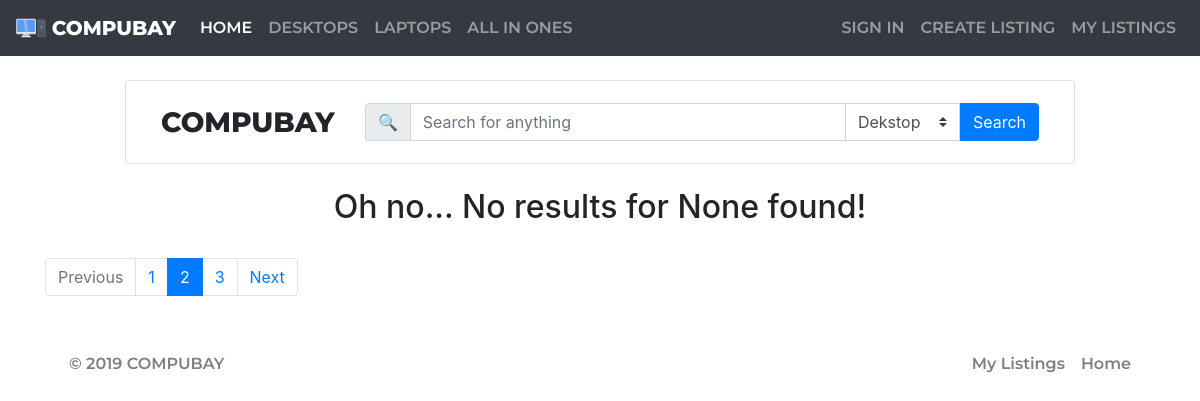
The app's page /search?searchCategory=Laptop, older data.
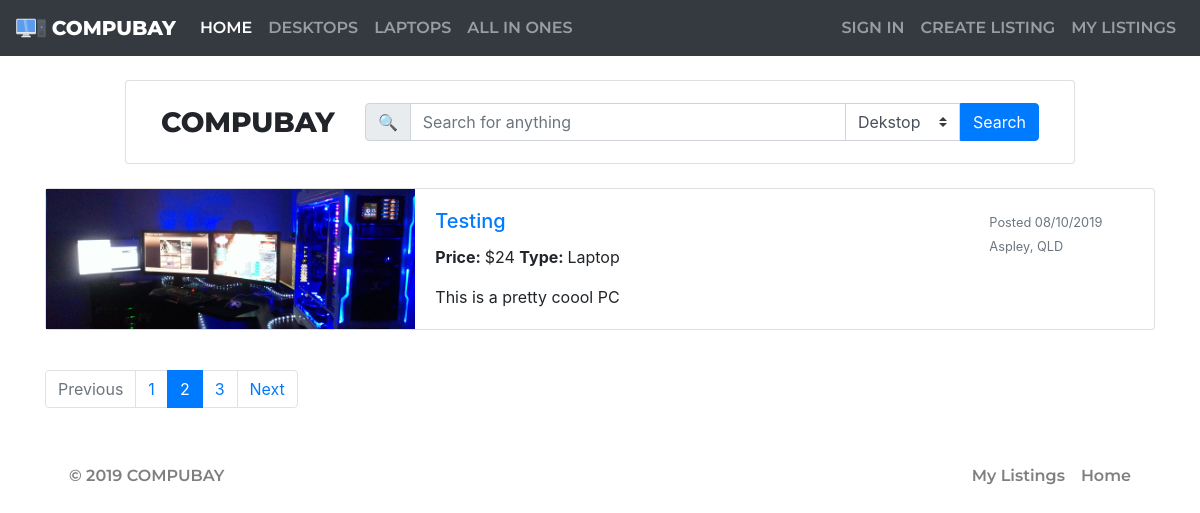
The same page, newer data.
### marketplace/models.py (models this page shows)
class Listing(db.Model):
    __tablename__='listings'
    id = db.Column(db.Integer, primary_key=True)
    name = db.Column(db.String(50), nullable=False)
    post_date = db.Column(db.DateTime, default=datetime.now(), nullable=False)
    description = db.Column(db.String(400))
    suburb = db.Column(db.String(50), nullable=False)
    state = db.Column(db.String(50), nullable=False)
    price = db.Column(db.Integer, default=0)
    category = db.Column(db.String(15), nullable=False)
    cpu = db.Column(db.String(50))
    ramgb = db.Column(db.Integer)
    totalgb = db.Column(db.Integer)
    image = db.Column(db.String(200), nullable=False)
    seller_id = db.Column(db.Integer, db.ForeignKey('users.id'))
    bids = db.relationship('Bid', backref='listing')

### marketplace/views.py (the view)
@bp.route('/search', methods=['GET','POST'])
def search():
    searchKeywords = request.args.get('searchKeywords')
    searchCategory = request.args.get('searchCategory')
    if (searchKeywords != None):
        listings = Listing.query.filter(and_(Listing.name.like("%" + searchKeywords + "%"), Listing.category == searchCategory)).all()
    else:
        listings = Listing.query.filter(Listing.category == searchCategory).all()
    return render_template('search.html', listings = listings, search=searchKeywords)

### marketplace/templates/search.html (shortened to what this page needs)
{% extends 'base.html' %}
{% block header %}
<link rel="stylesheet" href="{{url_for('static', filename='css/search.css')}}">
{% endblock %}
{% block content %}
<br>
<div class="container">
    <div class="row justify-content-center">
        <div class="card col-md-10 logo-search-box">
            <div class="card-body">
                <div class="someClass">
                    <div id="logo">
                        COMPUBAY
                    </div>
                    <form action="/search" class="input-group" method="GET">
                        <div class="input-group-prepend">
                            <span class="input-group-text" id="search-icon">&#x1F50D;</span>
                        </div>
                        <input type="text" name="searchKeywords" id="search-bar" class="form-control" placeholder="Search for anything" aria-label="Search" aria-describedby="basic-addon1">
                        <div class="input-group-append">
                            <select class="custom-select" name="searchCategory" id="searchCategory">
                                <option selected value="Desktop">Dekstop</option>
                            </select>
                            <button class="btn btn-primary" type="submit">Search</button>
                        </div>
                    </form>
                </div>
            </div>
        </div>
    </div>
    <br>
    {% if listings == [] %}
        <center><h2>Oh no... No results for {{ search }} found!</h2></center>
    {% else %}
        {% for listing in listings %}
        <div class="card mb-3 item-result" style="width: 100%">
            <div class="row no-gutters">
                <div class="col-md-4">
                    <div class="item-picture" style="background-image: url({{url_for('static', filename=('img/listings/' + listing.image))}})"></div>
                </div>
                <div class="col-md-6" class="search-container">
                    <div class="card-body">
                        <a href="item/{{ listing.id }}"><h5 class="card-title">{{ listing.name }}</h5></a>
                        <p><b>Price: </b> ${{ listing.price }} <b>Type: </b>{{ listing.category }}</p>
                        <p class="card-text">{{ listing.description }}</p>
                    </div>
                </div>
                <div class="col-md-2" class="search-container">
                    <div class="card-body">
                        <small class="text-muted">Posted {{ listing.post_date.strftime("%d/%m/%Y") }}</small>
                        <small class="text-muted">{{ listing.suburb }}, {{ listing.state }}</small>
                    </div>
                </div>
            </div>
        </div>
        {% endfor %}
    {% endif %}
    <br>
    <nav aria-label="...">
        <ul class="pagination">
            <li class="page-item disabled">
                <span class="page-link">Previous</span>
            </li>
            <li class="page-item"><a class="page-link" href="#">1</a></li>
            <li class="page-item active" aria-current="page">
                <span class="page-link">
                    2
                </span>
            </li>
            <li class="page-item"><a class="page-link" href="#">3</a></li>
            <li class="page-item">
                <a class="page-link" href="#">Next</a>
            </li>
        </ul>
    </nav>
</div>
{% endblock %}

Row changes from the older to the newer data that the page shows:
added Listing: image (picture), name "Testing", price "24", category "Laptop", description "This is a pretty coool PC", post_date "08/10/2019", suburb "Aspley", state "QLD"
Text that changed along with them:
{{ search }}: "None" → (not shown)
text no longer shown: "Oh no... No results for found!"
